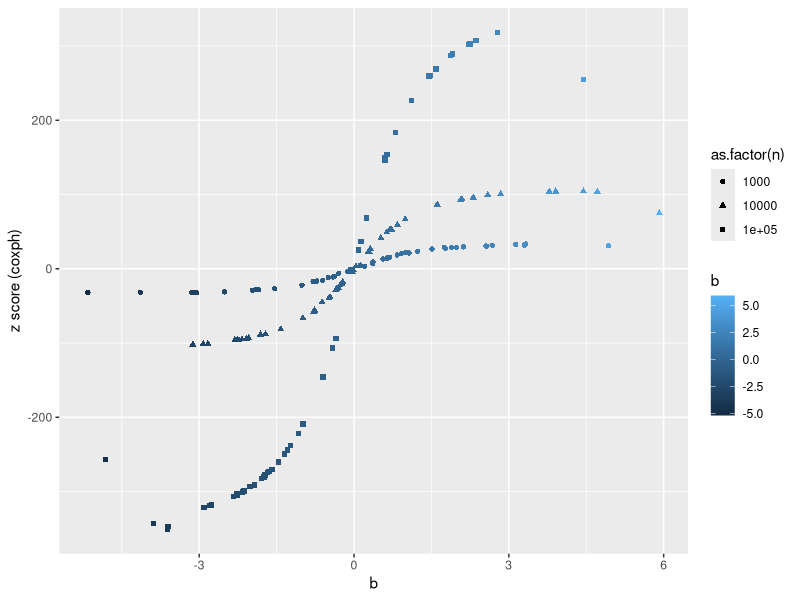
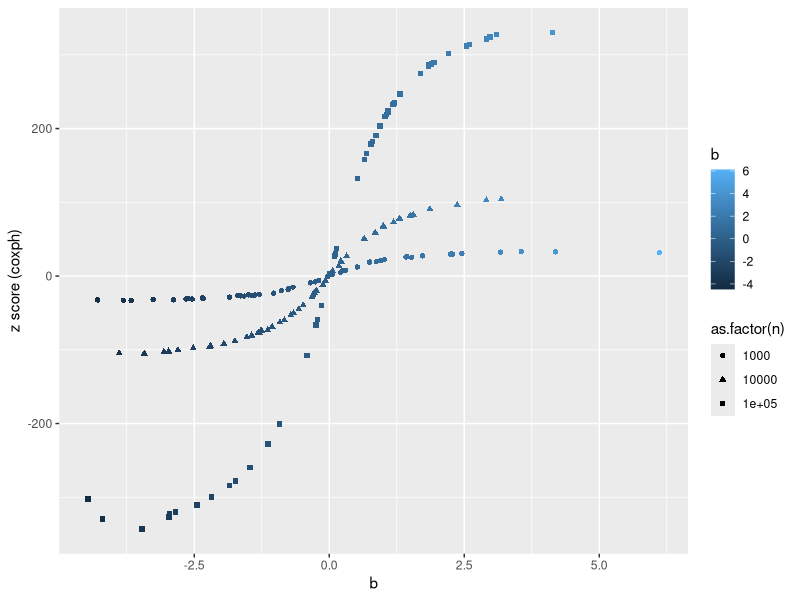

R code for these plots, in order:
## ---- chunk 1
library(ggplot2)
library(dplyr)
library(survival)
## ---- chunk 2
sim_surv_exp <- function(b, X, censor_lvl){
  n = nrow(X)
  p = ncol(X)
  dat =list()
  
  status <- ifelse(runif(n) > censor_lvl, 1, 0)
  lambda <- exp(cbind(rep(1,n), X) %*% b)
  surT <- log(1 - runif(n)) /(-lambda)
  # rescale censored subject to get observed time
  surT[status == 0] = surT[status == 0] * runif(sum(status == 0))
  
  y = cbind(surT, status)
  colnames(y) = c("time", "status")
  colnames(X) <- unlist(lapply(1:p, function(i) paste0("x", i)))
  dat[["X"]] = X
  dat[["y"]] = y
  return(dat)
}
## ---- chunk 3

simdata = function(n,b, censor_lvl, binarize_x=FALSE){
  x = rnorm(n)
  if(binarize_x){
    x = (x > 0) - ( x < 0 )
  }
  # generate survival data
  x = as.matrix(x)
  dat = sim_surv_exp(c(1, b), x, censor_lvl)
  y <- Surv(dat$y[,1], dat$y[,2])
  fit = 
  coefs = summary(coxph(y ~ x))$coef
  bhat = coefs[, 'coef']
  z = coefs[, 'z']
  se = coefs[, 'se(coef)']
  
  return(data.frame(n=n, b=b, z = z, se = se, bhat = bhat))
}


dsimdata = function(design){
  design %>% rowwise() %>% mutate(simdata(n,b, censor_lvl))
}

## ---- chunk 4
sim1 = dsimdata(data.frame(n=1000,b=rnorm(50,0,2), censor_lvl = 0.3))
sim2 = dsimdata(data.frame(n=10000,b=rnorm(50,0,2), censor_lvl = 0.3))
sim3 = dsimdata(data.frame(n=100000,b=rnorm(50,0,2), censor_lvl = 0.3))
ggplot(rbind(sim1,sim2,sim3), 
       mapping = aes(b, z)) +
  geom_point(mapping = aes(color = b, shape=as.factor(n))) + 
   ylab("z score (coxph)")
## ---- chunk 5
sim1b = dsimdata(data.frame(n=1000,b=rnorm(50,0,2), censor_lvl = 0.3, binarize_x = TRUE))
sim2b = dsimdata(data.frame(n=10000,b=rnorm(50,0,2), censor_lvl = 0.3, binarize_x = TRUE))
sim3b = dsimdata(data.frame(n=100000,b=rnorm(50,0,2), censor_lvl = 0.3, binarize_x = TRUE))
ggplot(rbind(sim1b,sim2b,sim3b), 
       mapping = aes(b, z)) +
  geom_point(mapping = aes(color = b, shape=as.factor(n))) +
  ylab("z score (coxph)")
